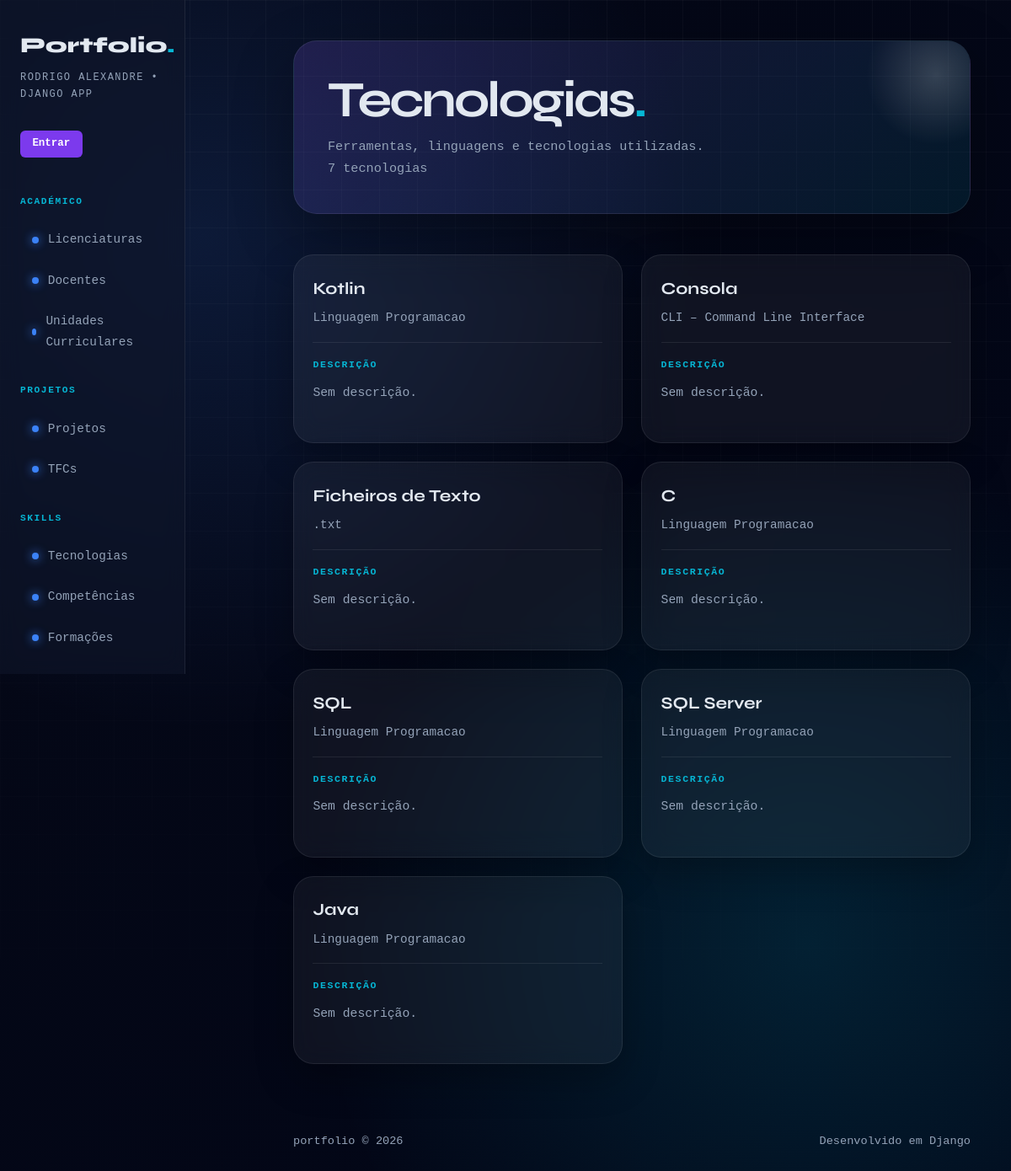
The app's page /portfolio/tecnologias/ with its own data.
### portfolio/models.py (models this page shows, shortened)
class Tecnologia(models.Model):
    nome = models.CharField(max_length=100)
    descricao = models.TextField(blank=True)
    categoria = models.CharField(max_length=100)
    logo = models.ImageField(upload_to="tecnologias/", blank=True, null=True)
    url = models.URLField(blank=True)
    interesse = models.IntegerField(null=True, blank=True)
    class Meta:
        verbose_name_plural = "Tecnologias"

### portfolio/views.py (the view)
# urls.py: path('tecnologias/', views.tecnologias_view, name='tecnologias'),
def tecnologias_view(request):
    tecnologias = Tecnologia.objects.all()
    return render(request, 'portfolio/tecnologias.html', {'tecnologias': tecnologias})

### accounts/templatetags/auth_extras.py (called while the page is built)
@register.filter
def in_group(user, group_name):
    if not user.is_authenticated:
        return False
    return user.groups.filter(name=group_name).exists()

### portfolio/templates/portfolio/tecnologias.html (shortened to what this page needs)
{% extends "portfolio/base.html" %}
{% load auth_extras %}
{% block content %}
<div class="page-header">
    <div>
        <h2>Tecnologias<span>.</span></h2>
        <p>Ferramentas, linguagens e tecnologias utilizadas.</p>
    </div>
    <span class="page-count">{{ tecnologias|length }} tecnologias</span>
</div>
<section class="grid">
    {% for tec in tecnologias %}
    <article class="card">
        <header>
            <h3>{{ tec.nome }}</h3>
            <p>{{ tec.categoria }}</p>
        </header>
        <section>
            <h4>Descrição</h4>
            {% if tec.descricao %}
                <p>{{ tec.descricao }}</p>
            {% else %}
                <p>Sem descrição.</p>
            {% endif %}
            <br>
        </section>
    </article>
    {% endfor %}
</section>
{% endblock %}

### portfolio/static/portfolio/styles.css (style rules this page uses)
* { margin: 0; padding: 0; box-sizing: border-box; }
:root { --bg: #050816; --surface: rgba(15, 23, 42, 0.7); --border: rgba(255, 255, 255, 0.08); --accent: #3b82f6; --accent2: #06b6d4; --text: #e2e8f0; --muted: #94a3b8; --card: rgba(255, 255, 255, 0.05); }
html { scroll-behavior: smooth; }
body { background: radial-gradient(circle at 20% 20%, rgba(59,130,246,0.15), transparent 40%), radial-gradient(circle at 80% 80%, rgba(6,182,212,0.15), transparent 40%), linear-gradient(135deg, #050816, #020617); color: var(--text); font-family: 'DM Mono', monospace; font-size: 14px; line-height: 1.7; min-height: 100vh; }
body::before { content: ""; position: fixed; inset: 0; background-image: linear-gradient(rgba(255,255,255,0.03) 1px, transparent 1px), linear-gradient(90deg, rgba(255,255,255,0.03) 1px, transparent 1px); background-size: 45px 45px; pointer-events: none; mask-image: linear-gradient(to bottom, black, transparent); }
.page-header { position: relative; margin-bottom: 3rem; padding: 2.5rem; border-radius: 28px; background: linear-gradient(135deg, rgba(139,92,246,0.18), rgba(6,182,212,0.10)); border: 1px solid var(--border); box-shadow: 0 25px 70px rgba(0,0,0,0.30); overflow: hidden; }
.page-header::after { content: ""; position: absolute; width: 180px; height: 180px; right: -50px; top: -50px; background: radial-gradient(circle, rgba(255,255,255,0.18), transparent 65%); border-radius: 50%; }
.page-header h2 { font-family: 'Syne', sans-serif; font-size: clamp(2rem, 5vw, 4rem); line-height: 1; letter-spacing: -0.05em; margin-bottom: 0.8rem; }
.page-header h2 span { color: var(--accent2); }
.page-header p, .page-count { color: var(--muted); font-size: 0.95rem; }
section.grid { display: grid; grid-template-columns: repeat(auto-fit, minmax(280px, 1fr)); gap: 1.4rem; }
article.card { position: relative; padding: 1.4rem; background: var(--card); border: 1px solid var(--border); border-radius: 24px; backdrop-filter: blur(14px); box-shadow: 0 18px 45px rgba(0,0,0,0.25); overflow: hidden; transition: 0.25s ease; animation: fadeUp 0.5s ease both; }
article.card::before { content: ""; position: absolute; inset: 0; background: linear-gradient(135deg, rgba(139,92,246,0.18), transparent 45%); opacity: 0; transition: 0.25s ease; }
article.card > * { position: relative; z-index: 1; }
article.card header { border-bottom: 1px solid var(--border); padding-bottom: 1rem; margin-bottom: 1rem; }
article.card header h3 { font-family: 'Syne', sans-serif; font-size: 1.25rem; margin-bottom: 0.35rem; }
article.card header p { color: var(--muted); font-size: 0.9rem; }
article.card section h4 { color: var(--accent2); font-size: 0.72rem; text-transform: uppercase; letter-spacing: 0.14em; margin-bottom: 0.7rem; }
article.card section p { color: var(--muted); font-size: 0.92rem; line-height: 1.7; }

### records on screen
Tecnologia: nome "Kotlin", categoria "Linguagem Programacao", descricao "Sem descrição."
Tecnologia: nome "Consola", categoria "CLI – Command Line Interface", descricao "Sem descrição."
Tecnologia: nome "Ficheiros de Texto", categoria ".txt", descricao "Sem descrição."
Tecnologia: nome "C", categoria "Linguagem Programacao", descricao "Sem descrição."
Tecnologia: nome "SQL", categoria "Linguagem Programacao", descricao "Sem descrição."
Tecnologia: nome "SQL Server", categoria "Linguagem Programacao", descricao "Sem descrição."
Tecnologia: nome "Java", categoria "Linguagem Programacao", descricao "Sem descrição."

### other values on screen
{{ tecnologias|length }} "7"
